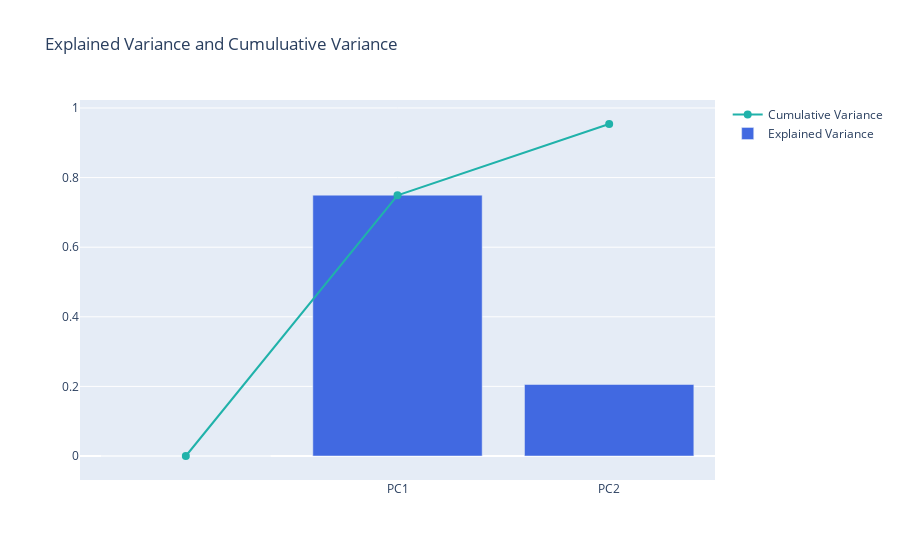

Source (notebook cell):
### Code cell
# Explained Variance + Cumulative Variance
import plotly.graph_objects as go

fig = go.Figure()

fig.add_trace(
  go.Scatter(
    x=df_explained_variance['PC'],
    y=df_explained_variance['Cumulative Variance'],
    marker=dict(size=8, color='LightSeaGreen'),
    name='Cumulative Variance'
  )
)

fig.add_trace(
  go.Bar(
    x=df_explained_variance['PC'],
    y=df_explained_variance['Explained Variance'],
    marker=dict(color='RoyalBlue'),
    name='Explained Variance'
  )
)
fig.update_layout(
  title='Explained Variance and Cumuluative Variance'
)

fig.show()

### Figure 1 — Plotly figure (JSON) as saved in the notebook; plotly's stock layout.template omitted (floating-point values rounded to 4 significant figures)
{"data": [{"marker": {"color": "LightSeaGreen", "size": 8}, "name": "Cumulative Variance", "type": "scatter", "x": ["", "PC1", "PC2"], "y": [0, 0.749, 0.954]}, {"marker": {"color": "RoyalBlue"}, "name": "Explained Variance", "type": "bar", "x": ["", "PC1", "PC2"], "y": [0, 0.7495, 0.2054]}], "layout": {"title": {"text": "Explained Variance and Cumuluative Variance"}}}
